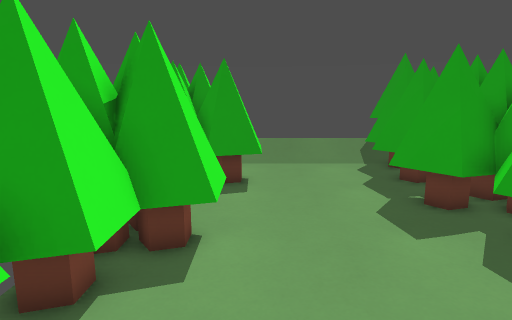
View 1 (above)

18 first-person views from a walk through a 3-D level made in the Godot game engine. The camera is 1.5 m above the floor, tilts 10° down and sees 75° across. The floor is counted in squares, 0.5 m on a side. Each view is taken from the middle of a square. On the plan, view 1 faces up. The plan holds only what a view shows up to about 20 squares ahead; the rest is blank. The place goes on beyond the plan.

View 2
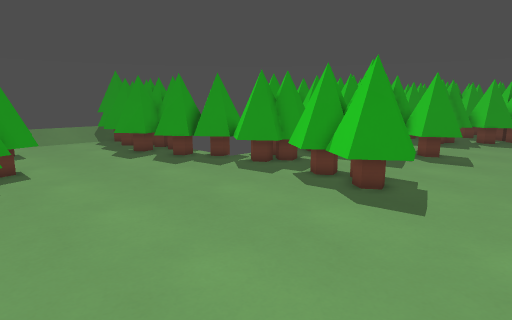

View 3
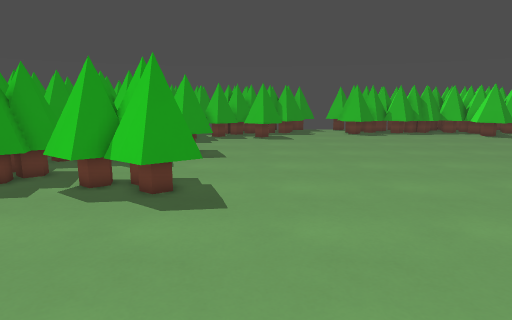

View 4
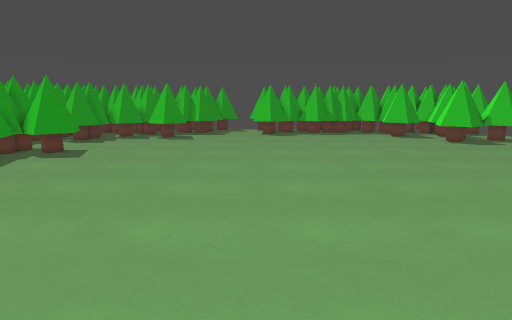

View 5
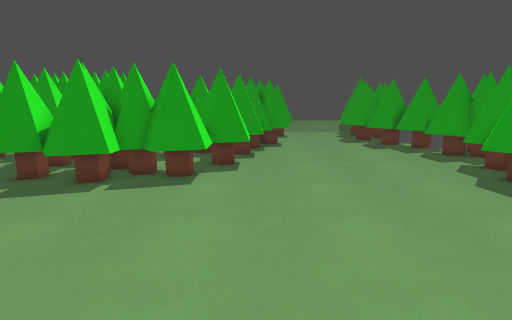

View 6
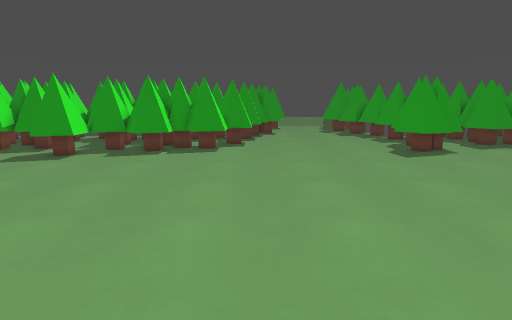

View 7
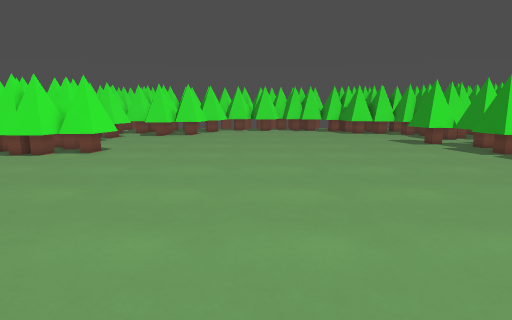

View 8
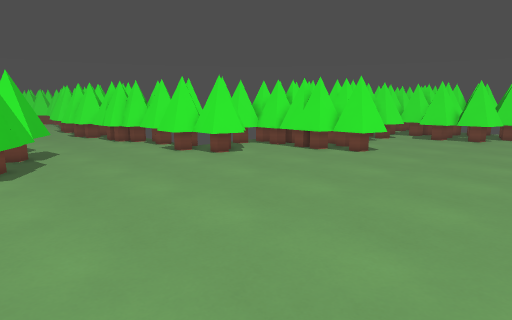

View 9
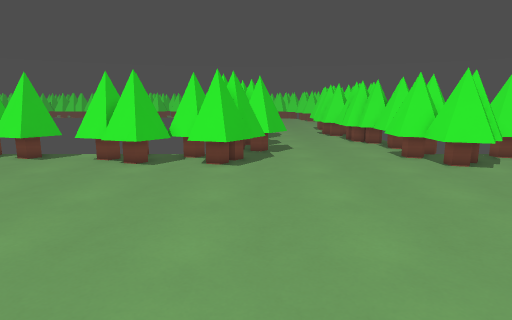

View 10
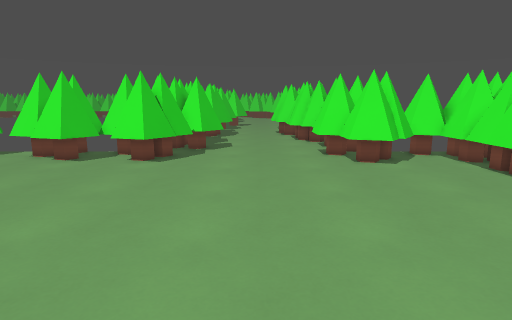

View 11
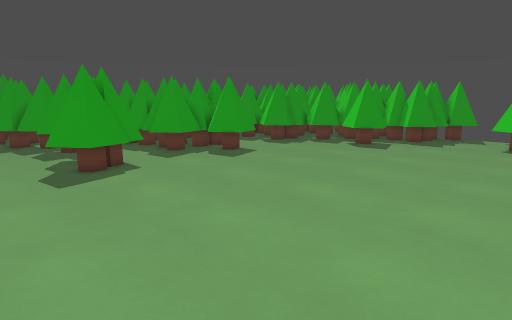

View 12
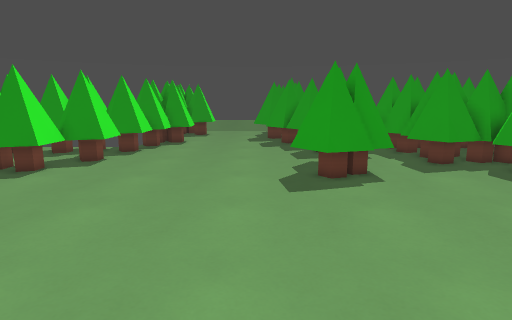

View 13
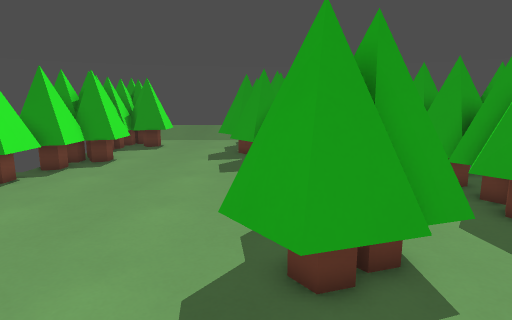

View 14
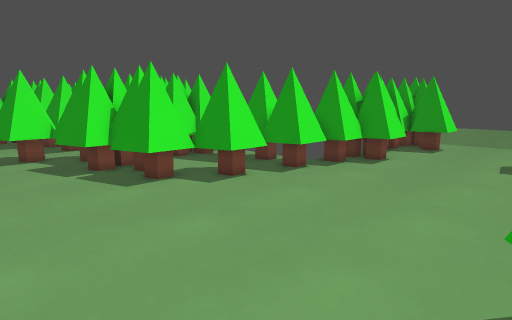

View 15
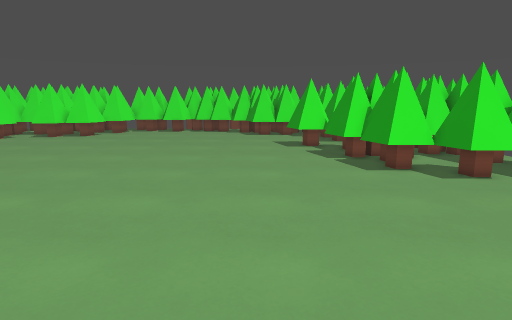

View 16
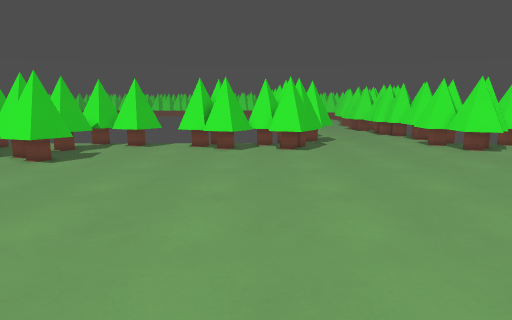

View 17
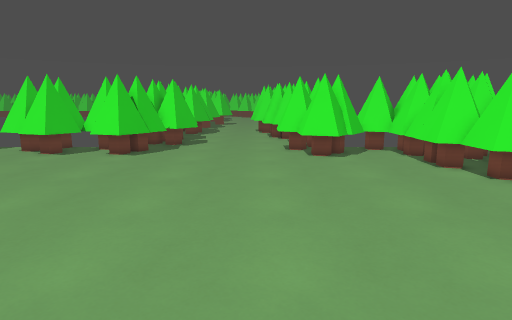

View 18
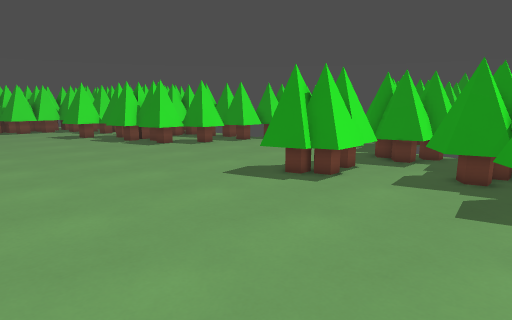

### Floor plan
Key: @ floor where view 1 was taken; # wall or solid block; . floor; = window, fence, low wall or low ledge; T thing the floor can be seen under or through.
Columns run from 10 left of view 1 to 16 right of it. Each row starts with its distance up from view 1.
 12         ###...=##
 11         #==.... #
 10          .....=##
  9          =....=##
  8        ##=.....##
  7         ##.....=#
  6        ##=.....=##
  5        ##.......=#
  4        #=.......=##
  3        #.........=#
  2       ##........=######
  1       ##.........=###=#
  0       #=..@.......=##=#
 -1      ##=.........=#=..##
 -2      ##=........=TTT.=####
 -3     ##..........=TTT..=#=##
 -4 ######..........TTTT....=##
 -5 ##=#==.........=TTT=.....=#
 -6 ===.............=T=......=.
 -7 ...........................
 -8 ...........................
 -9 ...........................
-10 ...........................
-11 ...........................
-12 ...........................
-13 ...........................
-14 ...........................
-15 ...........................
-16 ...........................
-17 ...........................
-18 ...........................
-19 ...........................
-20 ...........................
-21 ...........................
-22 ...........................
-23 ...........................
-24 ...........................
-25 ...........................
-26 ...........................
-27 ...........................
-28 #=.........................
-29 ##.........................
-30 ##=........................
-31  ##........................
-32  ##........................
-33  ##...=....................
-34  #=..=##=........#==.===...
-35  ##.=###=.......=###.###=..
-36  ########=......####=#####.
-37        ##=.....=## ##=
-38         #=.....==

Where each view was taken, in squares from view 1:
view 1: 0 up, 0 right, facing up
view 2: 10 down, 4 left, facing up-right
view 3: 8 down, 4 left, facing right
view 4: 16 down, 4 left, facing right
view 5: 17 down, 3 left, facing up
view 6: 25 down, 3 left, facing up
view 7: 19 down, 10 right, facing left
view 8: 19 down, 9 right, facing down-left
view 9: 19 down, 6 right, facing down
view 10: 18 down, 2 right, facing down
view 11: 20 down, 2 right, facing up-right
view 12: 18 down, 4 right, facing up
view 13: 10 down, 6 right, facing up
view 14: 10 down, 6 right, facing up-left
view 15: 10 down, 9 right, facing left
view 16: 14 down, 10 right, facing down
view 17: 16 down, 0 right, facing down
view 18: 16 down, 16 right, facing up-left
